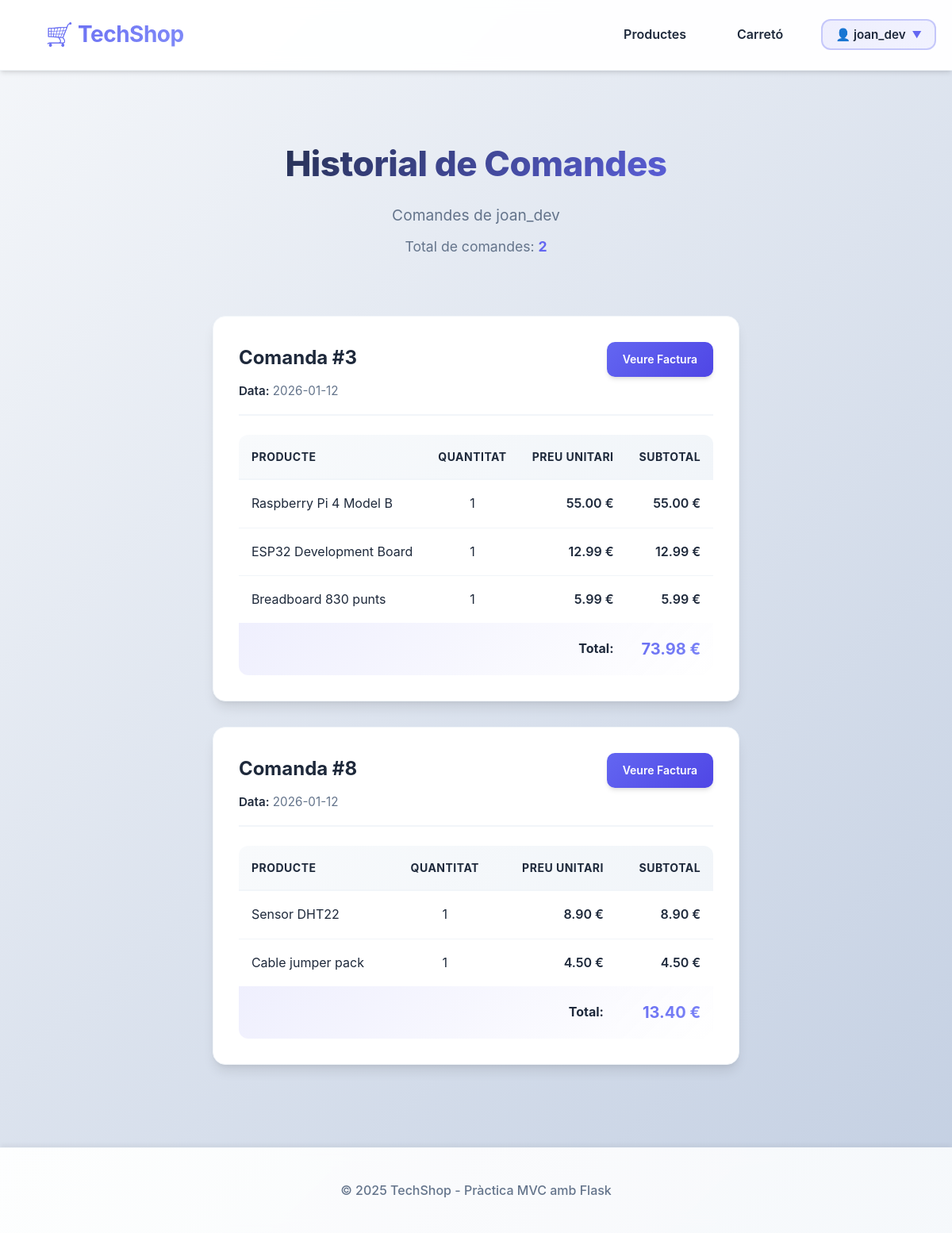
The app's page /order-history (signed in) with its own data.
### tables this page shows
CREATE TABLE UserAccount (
    id INTEGER PRIMARY KEY AUTOINCREMENT,
    username VARCHAR(20) NOT NULL UNIQUE CHECK(length(username) BETWEEN 4 AND 20),
    password_hash VARCHAR(60) NOT NULL,
    email VARCHAR(100) NOT NULL UNIQUE,
    created_at DATETIME NOT NULL DEFAULT (datetime('now'))
);

CREATE TABLE "Order" (
    id INTEGER PRIMARY KEY AUTOINCREMENT,
    total DECIMAL(10,2) NOT NULL CHECK(total >= 0),
    created_at DATETIME NOT NULL DEFAULT (datetime('now')),
    user_id INTEGER NOT NULL,
    FOREIGN KEY(user_id) REFERENCES UserAccount(id) ON DELETE CASCADE
);

CREATE TABLE Product (
    id INTEGER PRIMARY KEY AUTOINCREMENT,
    name VARCHAR(100) NOT NULL,
    price DECIMAL(10,2) NOT NULL CHECK(price >= 0),
    stock INTEGER NOT NULL CHECK(stock >= 0)
);

### app.py (the view)
@app.route('/order-history')
def order_history():
    user_id = session.get('user_id')
    if not user_id:
        flash('Has d\'iniciar sessió per veure el teu historial de comandes', 'info')
        return redirect(url_for('login'))
    orders = order_history_controller.get_user_orders(user_id, DB_PATH)
    order_count = order_history_controller.get_order_count(user_id, DB_PATH)
    user = UserAccount.get_by_username(session.get('username', ''), DB_PATH)
    return render_template('order_history.html',
                         orders=orders,
                         order_count=order_count,
                         user=user)

### controllers/order_history_controller.py (called while the page is built)
def get_order_count(user_id: int, db_path: Path) -> int:
    with sqlite3.connect(db_path) as conn:
        cur = conn.cursor()
        cur.execute("SELECT COUNT(*) FROM \"Order\" WHERE user_id = ?", (user_id,))
        return cur.fetchone()[0]

### models.py (called while the page is built)
    @staticmethod
    def get_by_id(product_id: int, db_path: Path) -> Optional['Product']:
        with sqlite3.connect(db_path) as conn:
            conn.row_factory = sqlite3.Row
            cur = conn.cursor()
            cur.execute("SELECT * FROM Product WHERE id = ?", (product_id,))
            row = cur.fetchone()
            if row:
                return Product(**dict(row))
            return None

    @staticmethod
    def get_by_username(username: str, db_path: Path) -> Optional['UserAccount']:
        with sqlite3.connect(db_path) as conn:
            conn.row_factory = sqlite3.Row
            cur = conn.cursor()
            cur.execute("SELECT * FROM UserAccount WHERE username = ?", (username,))
            row = cur.fetchone()
            if row:
                return UserAccount(**dict(row))
            return None

    @staticmethod
    def get_by_order_id(order_id: int, db_path: Path) -> List['OrderItem']:
        with sqlite3.connect(db_path) as conn:
            conn.row_factory = sqlite3.Row
            cur = conn.cursor()
            cur.execute("SELECT * FROM OrderItem WHERE order_id = ?", (order_id,))
            rows = cur.fetchall()
            return [OrderItem(**dict(row)) for row in rows]

### templates/order_history.html (shortened to what this page needs)
{% extends "base.html" %}
{% block content %}
<div class="history-header">
    <h2>Historial de Comandes</h2>
    {% if user %}
    <p class="subtitle">Comandes de {{ user.username }}</p>
    {% endif %}
    <p class="order-count">Total de comandes: <strong>{{ order_count }}</strong></p>
</div>
{% if orders %}
<div class="orders-container">
    {% for order_data in orders %}
    <div class="order-card">
        <div class="order-header">
            <div class="order-info">
                <h3>Comanda #{{ order_data.order.id }}</h3>
                <p class="order-date">
                    <strong>Data:</strong> {{ order_data.order.created_at.split()[0] if ' ' in order_data.order.created_at else order_data.order.created_at[:10] }}
                </p>
            </div>
            <div class="order-actions">
                <a href="{{ url_for('invoice', order_id=order_data.order.id) }}" class="btn btn-primary btn-small">
                    Veure Factura
                </a>
            </div>
        </div>
        <div class="order-details">
            <table class="order-items-table">
                <thead>
                    <tr>
                        <th>Producte</th>
                        <th class="text-center">Quantitat</th>
                        <th class="text-right">Preu Unitari</th>
                        <th class="text-right">Subtotal</th>
                    </tr>
                </thead>
                <tbody>
                    {% for item in order_data.order_items %}
                    <tr>
                        <td>{{ item.product.name }}</td>
                        <td class="text-center">{{ item.quantity }}</td>
                        <td class="text-right">{{ "%.2f"|format(item.unit_price) }} €</td>
                        <td class="text-right">{{ "%.2f"|format(item.subtotal) }} €</td>
                    </tr>
                    {% endfor %}
                </tbody>
                <tfoot>
                    <tr class="order-total-row">
                        <td colspan="3" class="text-right"><strong>Total:</strong></td>
                        <td class="text-right order-total"><strong>{{ "%.2f"|format(order_data.total) }} €</strong></td>
                    </tr>
                </tfoot>
            </table>
        </div>
    </div>
    {% endfor %}
</div>
{% endif %}
{% endblock %}

### templates/base.html (shortened to what this page needs)
<!DOCTYPE html>
<html lang="ca">
<head>
    <link rel="stylesheet" href="{{ url_for('static', filename='css/style.css') }}">
</head>
<body>
    <nav class="navbar">
        <div class="container">
            <h1 class="logo">🛒 TechShop</h1>
            <div class="nav-links">
                <a href="{{ url_for('index') }}">Productes</a>
                <a href="{{ url_for('cart') }}">Carretó</a>
                {% if session.get('user_id') %}
                    <div class="user-menu">
                        <button class="user-menu-toggle" onclick="toggleUserMenu()">
                            <span class="user-name">👤 {{ session.get('username', 'Usuari') }}</span>
                            <span class="dropdown-arrow">▼</span>
                        </button>
                    </div>
                {% else %}
                    <a href="{{ url_for('login') }}">Iniciar Sessió</a>
                    <a href="{{ url_for('register') }}" class="btn-register">Registrar-se</a>
                {% endif %}
            </div>
        </div>
    </nav>
    <div class="container">
        {% block content %}{% endblock %}
    </div>
    <footer class="footer">
        <div class="container">
            <p>&copy; 2025 TechShop - Pràctica MVC amb Flask</p>
        </div>
    </footer>
</body>
</html>

### records on screen
UserAccount: get "joan_dev", username "joan_dev"
Order: order.id "3", order.created_at "2026-01-12", total "73.98"
Product: product.name "Raspberry Pi 4 Model B", quantity "1", unit_price "55.00", subtotal "55.00"
Product: product.name "ESP32 Development Board", quantity "1", unit_price "12.99", subtotal "12.99"
Product: product.name "Breadboard 830 punts", quantity "1", unit_price "5.99", subtotal "5.99"
Order: order.id "8", order.created_at "2026-01-12", total "13.40"
Product: product.name "Sensor DHT22", quantity "1", unit_price "8.90", subtotal "8.90"
Product: product.name "Cable jumper pack", quantity "1", unit_price "4.50", subtotal "4.50"

### other values on screen
{{ order_count }} "2"
